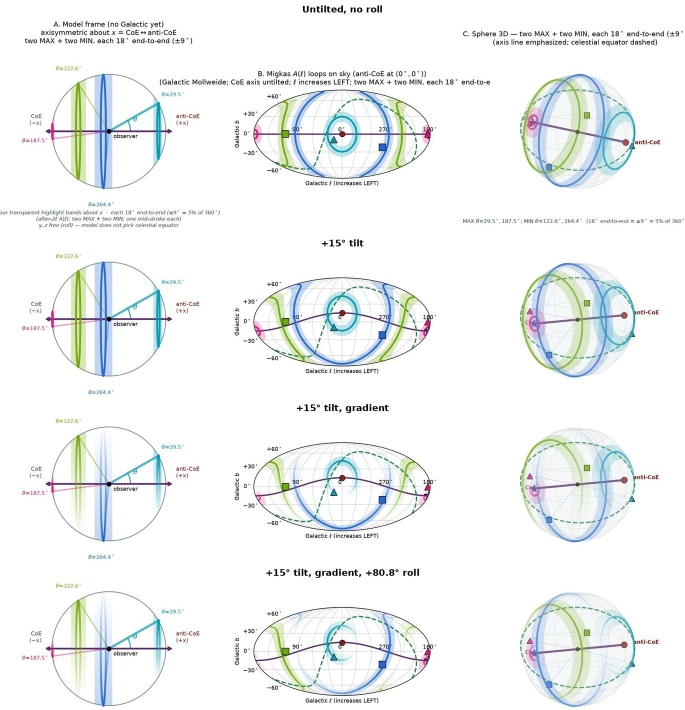
#> input picture work/2026-10-23_25/coepdf/fig/Fig05_sky_orientation_four_row.jpg, 1370 x 1420 px, found by its file name (shown at 1/2 size)
$ python chris_fig8_orientation.py
#> lines starting #> are read from the running program, lines starting #| are printed output that depends on the picture
# Book sky-orientation sequence (left) beside the stacked Migkas Fig 8 MAX/MIN overlays (right), as in the first draft.
import os;from PIL import Image;H=os.path.dirname(os.path.abspath(__file__))
L=Image.open('/workspace/coepdf/fig/Fig05_sky_orientation_four_row.jpg').convert('RGB')
#> L is the input picture: PIL image 1370x1420 RGB; mean R, G, B 241, 243.8, 243.7
R=Image.open('/workspace/coepdf/fig/Fig06_overlay_one.png').convert('RGB')
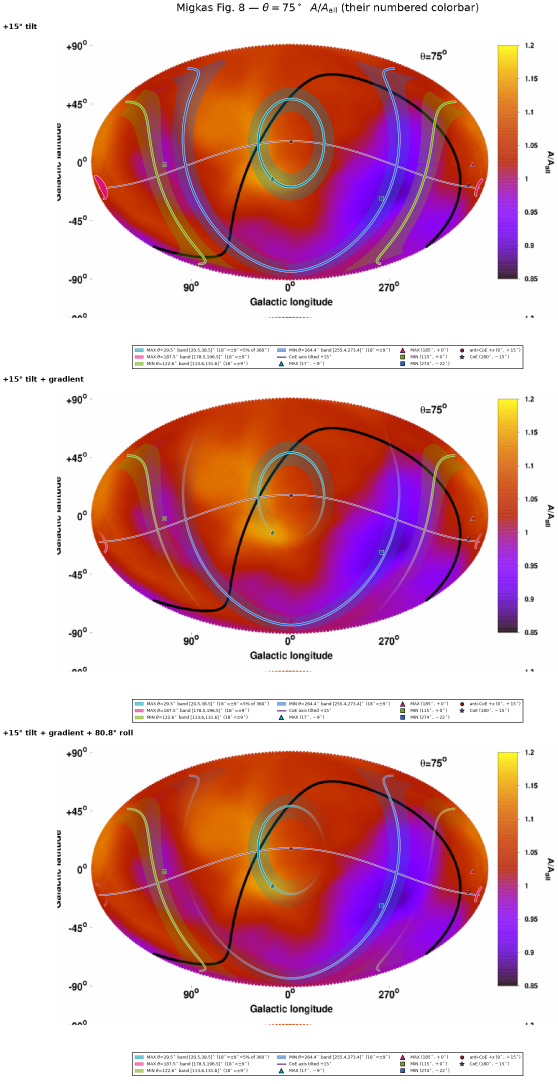
#> input picture work/2026-10-23_25/coepdf/fig/Fig06_overlay_one.png, 1672 x 3250 px, found by its file name (shown at 1/3 size)
#> R is the input picture: PIL image 1672x3250 RGB; mean R, G, B 217.9, 173.1, 179.9
L=L.resize((round(L.width*R.height/L.height),R.height),Image.LANCZOS)
#> L: PIL image 3136x3250 RGB
C=Image.new('RGB',(L.width+R.width,R.height),'white');C.paste(L,(0,0));C.paste(R,(L.width,0))
#> after `C = Image.new('RGB', (L.width + R.width, R.height), 'white')`: C: PIL image 4808x3250 RGB; every value is 255
#> after `C.paste(L, (0, 0))`:
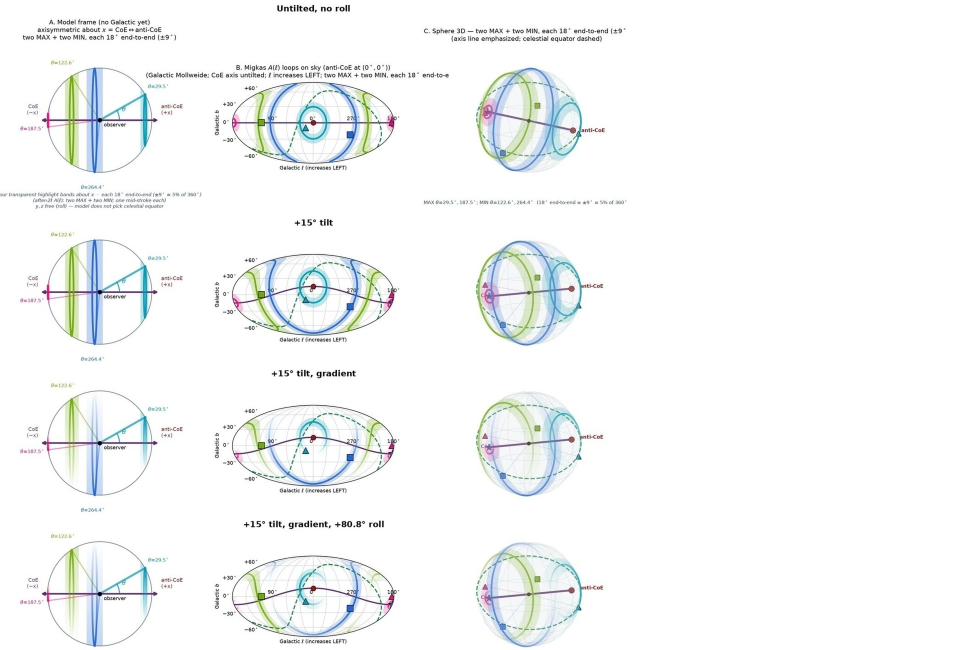
#> C: PIL image 4808x3250 RGB (shown at 1/5 size); mean R, G, B 245.8, 247.6, 247.6
#> after `C.paste(R, (L.width, 0))`:
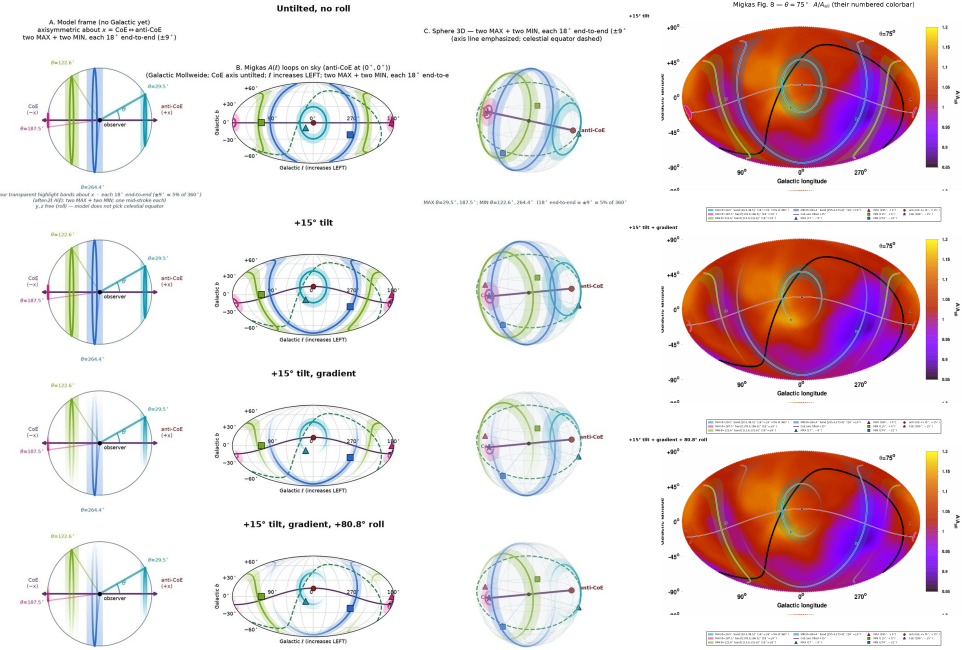
#> C: PIL image 4808x3250 RGB (shown at 1/5 size); mean R, G, B 232.9, 219.2, 221.5
C.save(H+'/chris_fig8_orientation.png')
